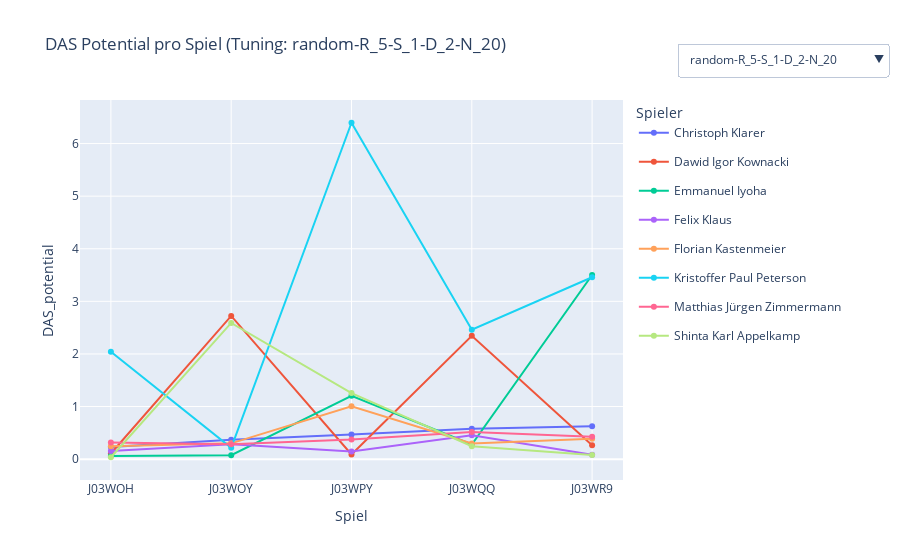
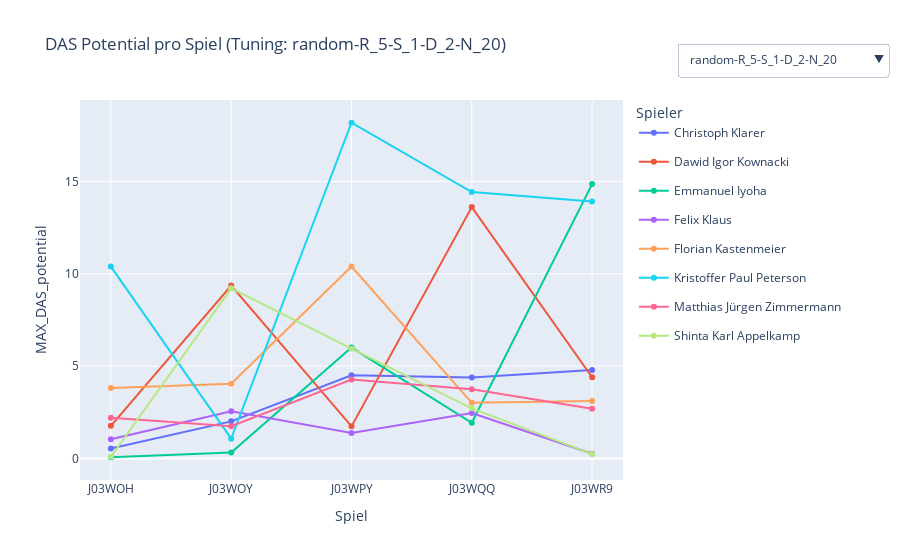

The code cell stored with these charts, in order, in its notebook:
### Code cell
full_df_das_g1 = full_df[full_df["DAS"] > 1]
grouped_df_das_g1 = group_data(full_df_das_g1)

grouped_named_das_g1 = grouped_df_das_g1.merge(all_players, on=["game_id", "player"], how="left")
fair_grouped_das_g1 = grouped_named_das_g1.merge(all_game_players, on="id")

line_players(fair_grouped_das_g1)
line_players(fair_grouped_das_g1, metric="MAX_DAS_potential")

### Figure 1 — Plotly figure (JSON) as saved in the notebook; plotly's stock layout.template omitted (floating-point values rounded to 4 significant figures)
{"data": [{"legendgroup": "Christoph Klarer", "mode": "lines+markers", "name": "Christoph Klarer", "showlegend": true, "type": "scatter", "visible": true, "x": ["J03WOH", "J03WOY", "J03WPY", "J03WQQ", "J03WR9"], "y": [0.2323, 0.3689, 0.4679, 0.5796, 0.6263]}, {"legendgroup": "Dawid Igor Kownacki", "mode": "lines+markers", "name": "Dawid Igor Kownacki", "showlegend": true, "type": "scatter", "visible": true, "x": ["J03WOH", "J03WOY", "J03WPY", "J03WQQ", "J03WR9"], "y": [0.1069, 2.722, 0.08739, 2.344, 0.262]}, {"legendgroup": "Emmanuel Iyoha", "mode": "lines+markers", "name": "Emmanuel Iyoha", "showlegend": true, "type": "scatter", "visible": true, "x": ["J03WOH", "J03WOY", "J03WPY", "J03WQQ", "J03WR9"], "y": [0.06112, 0.07605, 1.204, 0.2783, 3.501]}, {"legendgroup": "Felix Klaus", "mode": "lines+markers", "name": "Felix Klaus", "showlegend": true, "type": "scatter", "visible": true, "x": ["J03WOH", "J03WOY", "J03WPY", "J03WQQ", "J03WR9"], "y": [0.1569, 0.285, 0.144, 0.4542, 0.08291]}, {"legendgroup": "Florian Kastenmeier", "mode": "lines+markers", "name": "Florian Kastenmeier", "showlegend": true, "type": "scatter", "visible": true, "x": ["J03WOH", "J03WOY", "J03WPY", "J03WQQ", "J03WR9"], "y": [0.243, 0.2998, 1.004, 0.2984, 0.3851]}, {"legendgroup": "Kristoffer Paul Peterson", "mode": "lines+markers", "name": "Kristoffer Paul Peterson", "showlegend": true, "type": "scatter", "visible": true, "x": ["J03WOH", "J03WOY", "J03WPY", "J03WQQ", "J03WR9"], "y": [2.043, 0.2149, 6.396, 2.462, 3.458]}, {"legendgroup": "Matthias Jürgen Zimmermann", "mode": "lines+markers", "name": "Matthias Jürgen Zimmermann", "showlegend": true, "type": "scatter", "visible": true, "x": ["J03WOH", "J03WOY", "J03WPY", "J03WQQ", "J03WR9"], "y": [0.3177, 0.2845, 0.372, 0.5143, 0.4278]}, {"legendgroup": "Shinta Karl Appelkamp", "mode": "lines+markers", "name": "Shinta Karl Appelkamp", "showlegend": true, "type": "scatter", "visible": true, "x": ["J03WOH", "J03WOY", "J03WPY", "J03WQQ", "J03WR9"], "y": [0.03573, 2.589, 1.255, 0.2465, 0.07724]}, {"legendgroup": "Christoph Klarer", "mode": "lines+markers", "name": "Christoph Klarer", "showlegend": false, "type": "scatter", "visible": false, "x": ["J03WOH", "J03WOY", "J03WPY"], "y": [0.3246, 0.4931, 0.6719]}, {"legendgroup": "Dawid Igor Kownacki", "mode": "lines+markers", "name": "Dawid Igor Kownacki", "showlegend": false, "type": "scatter", "visible": false, "x": ["J03WOH", "J03WOY", "J03WPY"], "y": [0.1242, 2.28, 0.1071]}, {"legendgroup": "Emmanuel Iyoha", "mode": "lines+markers", "name": "Emmanuel Iyoha", "showlegend": false, "type": "scatter", "visible": false, "x": ["J03WOH", "J03WOY", "J03WPY"], "y": [1.339, 0.1406, 0.8869]}, {"legendgroup": "Felix Klaus", "mode": "lines+markers", "name": "Felix Klaus", "showlegend": false, "type": "scatter", "visible": false, "x": ["J03WOH", "J03WOY", "J03WPY"], "y": [0.189, 0.3406, 0.1661]}, {"legendgroup": "Florian Kastenmeier", "mode": "lines+markers", "name": "Florian Kastenmeier", "showlegend": false, "type": "scatter", "visible": false, "x": ["J03WOH", "J03WOY", "J03WPY"], "y": [0.2678, 0.3268, 1.117]}, {"legendgroup": "Kristoffer Paul Peterson", "mode": "lines+markers", "name": "Kristoffer Paul Peterson", "showlegend": false, "type": "scatter", "visible": false, "x": ["J03WOH", "J03WOY", "J03WPY"], "y": [1.737, 0.2803, 5.676]}, {"legendgroup": "Matthias Jürgen Zimmermann", "mode": "lines+markers", "name": "Matthias Jürgen Zimmermann", "showlegend": false, "type": "scatter", "visible": false, "x": ["J03WOH", "J03WOY", "J03WPY", "J03WQQ", "J03WR9"], "y": [0.3681, 0.4075, 0.3934, 0.5971, 0.4173]}, {"legendgroup": "Shinta Karl Appelkamp", "mode": "lines+markers", "name": "Shinta Karl Appelkamp", "showlegend": false, "type": "scatter", "visible": false, "x": ["J03WOH", "J03WOY", "J03WPY"], "y": [0.08388, 1.621, 0.9428]}, {"legendgroup": "Matthias Jürgen Zimmermann", "mode": "lines+markers", "name": "Matthias Jürgen Zimmermann", "showlegend": false, "type": "scatter", "visible": false, "x": ["J03WOH", "J03WOY", "J03WPY", "J03WQQ", "J03WR9"], "y": [0.3942, 0.4143, 0.4242, 0.6144, 0.489]}, {"legendgroup": "Matthias Jürgen Zimmermann", "mode": "lines+markers", "name": "Matthias Jürgen Zimmermann", "showlegend": false, "type": "scatter", "visible": false, "x": ["J03WOY", "J03WPY", "J03WR9"], "y": [0.4143, 0.4242, 0.489]}], "layout": {"legend": {"title": {"text": "Spieler"}}, "title": {"text": "DAS Potential pro Spiel (Tuning: random-R_5-S_1-D_2-N_20)"}, "updatemenus": [{"active": 0, "buttons": [{"args": [{"visible": [true, true, true, true, true, true, true, true, false, false, false, false, false, false, false, false, false, false]}, {"title": "DAS Potential pro Spiel (Tuning: random-R_5-S_1-D_2-N_20)"}], "label": "random-R_5-S_1-D_2-N_20", "method": "update"}, {"args": [{"visible": [false, false, false, false, false, false, false, false, true, true, true, true, true, true, true, true, false, false]}, {"title": "DAS Potential pro Spiel (Tuning: random-R_5-S_1-D_2-N_50)"}], "label": "random-R_5-S_1-D_2-N_50", "method": "update"}, {"args": [{"visible": [false, false, false, false, false, false, false, false, false, false, false, false, false, false, false, false, true, false]}, {"title": "DAS Potential pro Spiel (Tuning: all_positions-R_5-S_1-D_2-N_20)"}], "label": "all_positions-R_5-S_1-D_2-N_20", "method": "update"}, {"args": [{"visible": [false, false, false, false, false, false, false, false, false, false, false, false, false, false, false, false, false, true]}, {"title": "DAS Potential pro Spiel (Tuning: random-R_5-S_1-D_2-N_100)"}], "label": "random-R_5-S_1-D_2-N_100", "method": "update"}], "type": "dropdown", "x": 1.1, "xanchor": "left", "y": 1.15}], "xaxis": {"title": {"text": "Spiel"}}, "yaxis": {"title": {"text": "DAS_potential"}}}}

### Figure 2 — Plotly figure (JSON) as saved in the notebook; plotly's stock layout.template omitted (floating-point values rounded to 4 significant figures)
{"data": [{"legendgroup": "Christoph Klarer", "mode": "lines+markers", "name": "Christoph Klarer", "showlegend": true, "type": "scatter", "visible": true, "x": ["J03WOH", "J03WOY", "J03WPY", "J03WQQ", "J03WR9"], "y": [0.5299, 2.005, 4.498, 4.375, 4.785]}, {"legendgroup": "Dawid Igor Kownacki", "mode": "lines+markers", "name": "Dawid Igor Kownacki", "showlegend": true, "type": "scatter", "visible": true, "x": ["J03WOH", "J03WOY", "J03WPY", "J03WQQ", "J03WR9"], "y": [1.762, 9.364, 1.735, 13.62, 4.396]}, {"legendgroup": "Emmanuel Iyoha", "mode": "lines+markers", "name": "Emmanuel Iyoha", "showlegend": true, "type": "scatter", "visible": true, "x": ["J03WOH", "J03WOY", "J03WPY", "J03WQQ", "J03WR9"], "y": [0.06112, 0.3191, 6.002, 1.928, 14.86]}, {"legendgroup": "Felix Klaus", "mode": "lines+markers", "name": "Felix Klaus", "showlegend": true, "type": "scatter", "visible": true, "x": ["J03WOH", "J03WOY", "J03WPY", "J03WQQ", "J03WR9"], "y": [1.032, 2.548, 1.38, 2.456, 0.2484]}, {"legendgroup": "Florian Kastenmeier", "mode": "lines+markers", "name": "Florian Kastenmeier", "showlegend": true, "type": "scatter", "visible": true, "x": ["J03WOH", "J03WOY", "J03WPY", "J03WQQ", "J03WR9"], "y": [3.808, 4.049, 10.4, 3.008, 3.113]}, {"legendgroup": "Kristoffer Paul Peterson", "mode": "lines+markers", "name": "Kristoffer Paul Peterson", "showlegend": true, "type": "scatter", "visible": true, "x": ["J03WOH", "J03WOY", "J03WPY", "J03WQQ", "J03WR9"], "y": [10.39, 1.067, 18.18, 14.43, 13.92]}, {"legendgroup": "Matthias Jürgen Zimmermann", "mode": "lines+markers", "name": "Matthias Jürgen Zimmermann", "showlegend": true, "type": "scatter", "visible": true, "x": ["J03WOH", "J03WOY", "J03WPY", "J03WQQ", "J03WR9"], "y": [2.201, 1.742, 4.27, 3.75, 2.685]}, {"legendgroup": "Shinta Karl Appelkamp", "mode": "lines+markers", "name": "Shinta Karl Appelkamp", "showlegend": true, "type": "scatter", "visible": true, "x": ["J03WOH", "J03WOY", "J03WPY", "J03WQQ", "J03WR9"], "y": [0.08689, 9.212, 5.943, 2.71, 0.2307]}, {"legendgroup": "Christoph Klarer", "mode": "lines+markers", "name": "Christoph Klarer", "showlegend": false, "type": "scatter", "visible": false, "x": ["J03WOH", "J03WOY", "J03WPY"], "y": [0.7685, 3.015, 9.237]}, {"legendgroup": "Dawid Igor Kownacki", "mode": "lines+markers", "name": "Dawid Igor Kownacki", "showlegend": false, "type": "scatter", "visible": false, "x": ["J03WOH", "J03WOY", "J03WPY"], "y": [2.013, 9.382, 2.317]}, {"legendgroup": "Emmanuel Iyoha", "mode": "lines+markers", "name": "Emmanuel Iyoha", "showlegend": false, "type": "scatter", "visible": false, "x": ["J03WOH", "J03WOY", "J03WPY"], "y": [1.339, 0.5927, 6.082]}, {"legendgroup": "Felix Klaus", "mode": "lines+markers", "name": "Felix Klaus", "showlegend": false, "type": "scatter", "visible": false, "x": ["J03WOH", "J03WOY", "J03WPY"], "y": [1.179, 2.756, 1.38]}, {"legendgroup": "Florian Kastenmeier", "mode": "lines+markers", "name": "Florian Kastenmeier", "showlegend": false, "type": "scatter", "visible": false, "x": ["J03WOH", "J03WOY", "J03WPY"], "y": [4.122, 4.039, 10.4]}, {"legendgroup": "Kristoffer Paul Peterson", "mode": "lines+markers", "name": "Kristoffer Paul Peterson", "showlegend": false, "type": "scatter", "visible": false, "x": ["J03WOH", "J03WOY", "J03WPY"], "y": [9.414, 1.38, 18.72]}, {"legendgroup": "Matthias Jürgen Zimmermann", "mode": "lines+markers", "name": "Matthias Jürgen Zimmermann", "showlegend": false, "type": "scatter", "visible": false, "x": ["J03WOH", "J03WOY", "J03WPY", "J03WQQ", "J03WR9"], "y": [2.105, 2.336, 4.782, 4.087, 1.584]}, {"legendgroup": "Shinta Karl Appelkamp", "mode": "lines+markers", "name": "Shinta Karl Appelkamp", "showlegend": false, "type": "scatter", "visible": false, "x": ["J03WOH", "J03WOY", "J03WPY"], "y": [0.271, 9.424, 6.021]}, {"legendgroup": "Matthias Jürgen Zimmermann", "mode": "lines+markers", "name": "Matthias Jürgen Zimmermann", "showlegend": false, "type": "scatter", "visible": false, "x": ["J03WOH", "J03WOY", "J03WPY", "J03WQQ", "J03WR9"], "y": [2.311, 2.336, 5.088, 4.087, 2.854]}, {"legendgroup": "Matthias Jürgen Zimmermann", "mode": "lines+markers", "name": "Matthias Jürgen Zimmermann", "showlegend": false, "type": "scatter", "visible": false, "x": ["J03WOY", "J03WPY", "J03WR9"], "y": [2.336, 5.088, 2.854]}], "layout": {"legend": {"title": {"text": "Spieler"}}, "title": {"text": "DAS Potential pro Spiel (Tuning: random-R_5-S_1-D_2-N_20)"}, "updatemenus": [{"active": 0, "buttons": [{"args": [{"visible": [true, true, true, true, true, true, true, true, false, false, false, false, false, false, false, false, false, false]}, {"title": "DAS Potential pro Spiel (Tuning: random-R_5-S_1-D_2-N_20)"}], "label": "random-R_5-S_1-D_2-N_20", "method": "update"}, {"args": [{"visible": [false, false, false, false, false, false, false, false, true, true, true, true, true, true, true, true, false, false]}, {"title": "DAS Potential pro Spiel (Tuning: random-R_5-S_1-D_2-N_50)"}], "label": "random-R_5-S_1-D_2-N_50", "method": "update"}, {"args": [{"visible": [false, false, false, false, false, false, false, false, false, false, false, false, false, false, false, false, true, false]}, {"title": "DAS Potential pro Spiel (Tuning: all_positions-R_5-S_1-D_2-N_20)"}], "label": "all_positions-R_5-S_1-D_2-N_20", "method": "update"}, {"args": [{"visible": [false, false, false, false, false, false, false, false, false, false, false, false, false, false, false, false, false, true]}, {"title": "DAS Potential pro Spiel (Tuning: random-R_5-S_1-D_2-N_100)"}], "label": "random-R_5-S_1-D_2-N_100", "method": "update"}], "type": "dropdown", "x": 1.1, "xanchor": "left", "y": 1.15}], "xaxis": {"title": {"text": "Spiel"}}, "yaxis": {"title": {"text": "MAX_DAS_potential"}}}}
